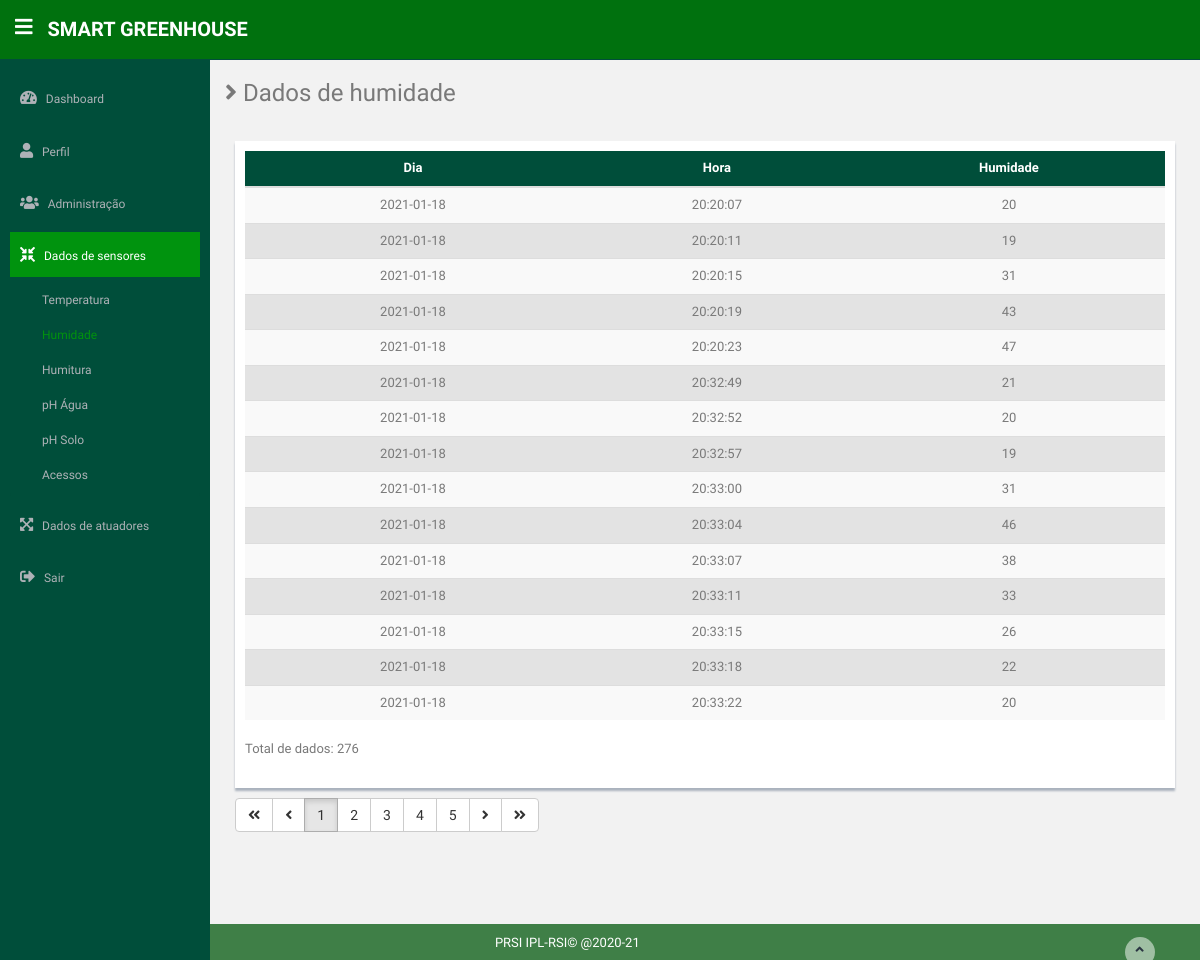
Screenshot of /ConsultaHumidade.php (signed in) with the database file from the repository.
### tables this page shows
CREATE TABLE `humidade` (
  `id` int(11) NOT NULL,
  `dia` date NOT NULL,
  `hora` time NOT NULL,
  `humidade` int(11) NOT NULL
);

### ConsultaHumidade.php (the view, shortened to what this page needs)
<?php
    require 'Shared/conn.php';
    if (isset($_GET['p']) && (trim($_GET['p']) <> "") && (is_numeric($_GET['p']))) {
        $pg = $_GET['p'];
    } else {
        $pg = 1;
    }
    $per_page = 15;
    $pfunc = ceil($pg*$per_page) - $per_page;
    $Query = "SELECT * FROM humidade ORDER BY id LIMIT $pfunc, $per_page";
    $CountData = "SELECT count(*) AS totaldados FROM humidade";
    $stmt = $conn->prepare($Query);
    $stmt->execute();
    $result = $stmt->get_result();
?>
<!DOCTYPE html>
<html lang="en">
<?php require 'shared/head.php' ?>
<body>
    <section id="container">
        <?php
            require 'shared/header.php';
            require 'shared/sidebar.php';
        ?>
        <section id="main-content">
            <section class="wrapper site-min-height" id="wrapping">
                <h3><i class="fa fa-angle-right"></i> Dados de humidade</h3>
                <div class="row mt">
                    <div class="col-lg-12">
                        <div class="form-panel">
                            <table class="table table-striped table-hover">
                                <thead>
                                    <tr>
                                        <th>Dia</th>
                                        <th>Hora</th>
                                        <th>Humidade</th>
                                    </tr>
                                </thead>
                                <tbody>
                                <?php
                                    if ($result->num_rows > 0) {
                                        while ($row = $result->fetch_assoc()) {
                                    ?>
                                    <tr>
                                        <td><?=$row['dia'];?></td>
                                        <td><?=$row['hora'];?></td>
                                        <td><?=$row['humidade'];?></td>
                                    </tr>
                                    <?php }};?>
                                </tbody>
                            </table>
                            <?php
                                $stmt = $conn->prepare($CountData);
                                $stmt->execute();
                                $result = $stmt->get_result();
                                $row = $result->fetch_assoc();
                                echo "Total de dados: " . $row['totaldados'] ."<br><br>";
                            ?>
                        </div>
                    </div>
                </div>
                <?php
                    require("shared/paginate.php");
                ?>
            </section>
            <?php
                include 'shared/footer.php';
            ?>
        </section>
    </section>
</body>
</html>

### assets/css/style.css (style rules this page uses)
body { color: #797979; background: #f2f2f2; font-family: 'Ruda', sans-serif; padding: 0px !important; margin: 0px !important; font-size: 13px; }
#container { width: 100%; height: 100%; }
.mt { margin-top: 25px; }
#main-content { margin-left: 210px; }
.wrapper { display: inline-block; margin-top: 60px; padding-left: 15px; padding-right: 15px; padding-bottom: 15px; padding-top: 0px; width: 100%; }
.form-panel { background: #ffffff; margin: 10px; padding: 10px; box-shadow: 0px 3px 2px #aab2bd; text-align: left; }
.site-min-height { min-height: 900px; }
.table-striped { background-color: #E3E3E3; }
th, tr { text-align:center }
th { background-color: #004E3A; color: white; }

### rows the page displays
humidade: dia "2021-01-18", hora "20:20:07", humidade "20"
humidade: dia "2021-01-18", hora "20:20:11", humidade "19"
humidade: dia "2021-01-18", hora "20:20:15", humidade "31"
humidade: dia "2021-01-18", hora "20:20:19", humidade "43"
humidade: dia "2021-01-18", hora "20:20:23", humidade "47"
humidade: dia "2021-01-18", hora "20:32:49", humidade "21"
humidade: dia "2021-01-18", hora "20:32:52", humidade "20"
humidade: dia "2021-01-18", hora "20:32:57", humidade "19"
humidade: dia "2021-01-18", hora "20:33:00", humidade "31"
humidade: dia "2021-01-18", hora "20:33:04", humidade "46"
humidade: dia "2021-01-18", hora "20:33:07", humidade "38"
humidade: dia "2021-01-18", hora "20:33:11", humidade "33"
humidade: dia "2021-01-18", hora "20:33:15", humidade "26"
humidade: dia "2021-01-18", hora "20:33:18", humidade "22"
humidade: dia "2021-01-18", hora "20:33:22", humidade "20"

### other values shown
$row['totaldados'] "276"
